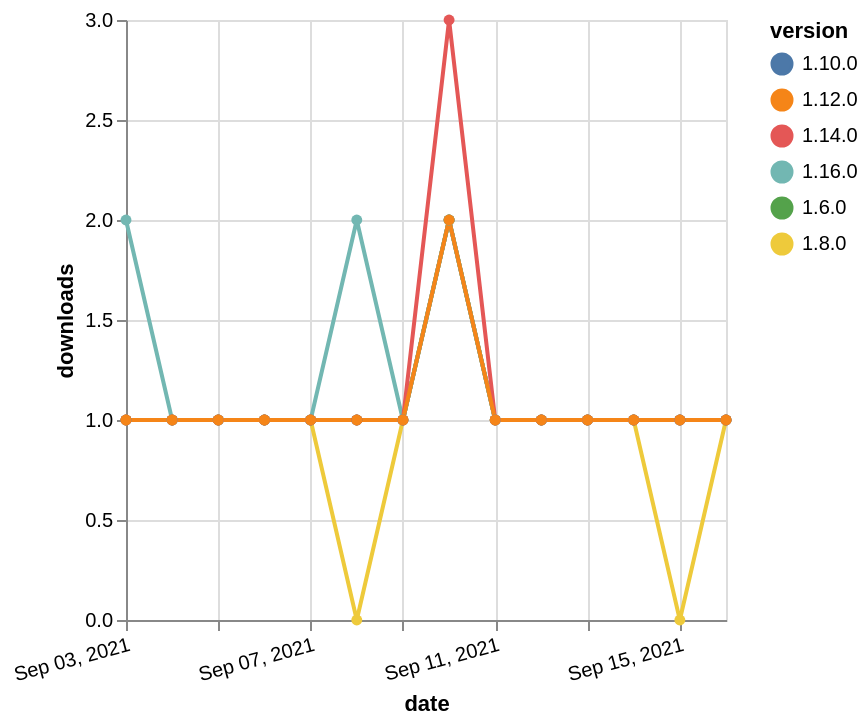

Express this chart as Vega-Lite.
### Vega-Lite specification from a JSON file in a GitHub repository (floating-point values rounded to 4 significant figures)
{"$schema": "https://vega.github.io/schema/vega-lite/v5.json", "description": "A simple bar chart with embedded data.", "data": {"values": [{"date": "2021-09-03", "total": 233, "delta": 1, "version": "1.6.0"}, {"date": "2021-09-04", "total": 234, "delta": 1, "version": "1.6.0"}, {"date": "2021-09-05", "total": 235, "delta": 1, "version": "1.6.0"}, {"date": "2021-09-06", "total": 236, "delta": 1, "version": "1.6.0"}, {"date": "2021-09-07", "total": 237, "delta": 1, "version": "1.6.0"}, {"date": "2021-09-08", "total": 238, "delta": 1, "version": "1.6.0"}, {"date": "2021-09-09", "total": 239, "delta": 1, "version": "1.6.0"}, {"date": "2021-09-10", "total": 241, "delta": 2, "version": "1.6.0"}, {"date": "2021-09-11", "total": 242, "delta": 1, "version": "1.6.0"}, {"date": "2021-09-12", "total": 243, "delta": 1, "version": "1.6.0"}, {"date": "2021-09-13", "total": 244, "delta": 1, "version": "1.6.0"}, {"date": "2021-09-14", "total": 245, "delta": 1, "version": "1.6.0"}, {"date": "2021-09-15", "total": 246, "delta": 1, "version": "1.6.0"}, {"date": "2021-09-16", "total": 247, "delta": 1, "version": "1.6.0"}, {"date": "2021-09-03", "total": 188, "delta": 1, "version": "1.8.0"}, {"date": "2021-09-04", "total": 189, "delta": 1, "version": "1.8.0"}, {"date": "2021-09-05", "total": 190, "delta": 1, "version": "1.8.0"}, {"date": "2021-09-06", "total": 191, "delta": 1, "version": "1.8.0"}, {"date": "2021-09-07", "total": 192, "delta": 1, "version": "1.8.0"}, {"date": "2021-09-08", "total": 192, "delta": 0, "version": "1.8.0"}, {"date": "2021-09-09", "total": 193, "delta": 1, "version": "1.8.0"}, {"date": "2021-09-10", "total": 195, "delta": 2, "version": "1.8.0"}, {"date": "2021-09-11", "total": 196, "delta": 1, "version": "1.8.0"}, {"date": "2021-09-12", "total": 197, "delta": 1, "version": "1.8.0"}, {"date": "2021-09-13", "total": 198, "delta": 1, "version": "1.8.0"}, {"date": "2021-09-14", "total": 199, "delta": 1, "version": "1.8.0"}, {"date": "2021-09-15", "total": 199, "delta": 0, "version": "1.8.0"}, {"date": "2021-09-16", "total": 200, "delta": 1, "version": "1.8.0"}, {"date": "2021-09-03", "total": 184, "delta": 1, "version": "1.10.0"}, {"date": "2021-09-04", "total": 185, "delta": 1, "version": "1.10.0"}, {"date": "2021-09-05", "total": 186, "delta": 1, "version": "1.10.0"}, {"date": "2021-09-06", "total": 187, "delta": 1, "version": "1.10.0"}, {"date": "2021-09-07", "total": 188, "delta": 1, "version": "1.10.0"}, {"date": "2021-09-08", "total": 189, "delta": 1, "version": "1.10.0"}, {"date": "2021-09-09", "total": 190, "delta": 1, "version": "1.10.0"}, {"date": "2021-09-10", "total": 192, "delta": 2, "version": "1.10.0"}, {"date": "2021-09-11", "total": 193, "delta": 1, "version": "1.10.0"}, {"date": "2021-09-12", "total": 194, "delta": 1, "version": "1.10.0"}, {"date": "2021-09-13", "total": 195, "delta": 1, "version": "1.10.0"}, {"date": "2021-09-14", "total": 196, "delta": 1, "version": "1.10.0"}, {"date": "2021-09-15", "total": 197, "delta": 1, "version": "1.10.0"}, {"date": "2021-09-16", "total": 198, "delta": 1, "version": "1.10.0"}, {"date": "2021-09-03", "total": 122, "delta": 2, "version": "1.16.0"}, {"date": "2021-09-04", "total": 123, "delta": 1, "version": "1.16.0"}, {"date": "2021-09-05", "total": 124, "delta": 1, "version": "1.16.0"}, {"date": "2021-09-06", "total": 125, "delta": 1, "version": "1.16.0"}, {"date": "2021-09-07", "total": 126, "delta": 1, "version": "1.16.0"}, {"date": "2021-09-08", "total": 128, "delta": 2, "version": "1.16.0"}, {"date": "2021-09-09", "total": 129, "delta": 1, "version": "1.16.0"}, {"date": "2021-09-10", "total": 131, "delta": 2, "version": "1.16.0"}, {"date": "2021-09-11", "total": 132, "delta": 1, "version": "1.16.0"}, {"date": "2021-09-12", "total": 133, "delta": 1, "version": "1.16.0"}, {"date": "2021-09-13", "total": 134, "delta": 1, "version": "1.16.0"}, {"date": "2021-09-14", "total": 135, "delta": 1, "version": "1.16.0"}, {"date": "2021-09-15", "total": 136, "delta": 1, "version": "1.16.0"}, {"date": "2021-09-16", "total": 137, "delta": 1, "version": "1.16.0"}, {"date": "2021-09-03", "total": 183, "delta": 1, "version": "1.14.0"}, {"date": "2021-09-04", "total": 184, "delta": 1, "version": "1.14.0"}, {"date": "2021-09-05", "total": 185, "delta": 1, "version": "1.14.0"}, {"date": "2021-09-06", "total": 186, "delta": 1, "version": "1.14.0"}, {"date": "2021-09-07", "total": 187, "delta": 1, "version": "1.14.0"}, {"date": "2021-09-08", "total": 188, "delta": 1, "version": "1.14.0"}, {"date": "2021-09-09", "total": 189, "delta": 1, "version": "1.14.0"}, {"date": "2021-09-10", "total": 192, "delta": 3, "version": "1.14.0"}, {"date": "2021-09-11", "total": 193, "delta": 1, "version": "1.14.0"}, {"date": "2021-09-12", "total": 194, "delta": 1, "version": "1.14.0"}, {"date": "2021-09-13", "total": 195, "delta": 1, "version": "1.14.0"}, {"date": "2021-09-14", "total": 196, "delta": 1, "version": "1.14.0"}, {"date": "2021-09-15", "total": 197, "delta": 1, "version": "1.14.0"}, {"date": "2021-09-16", "total": 198, "delta": 1, "version": "1.14.0"}, {"date": "2021-09-03", "total": 163, "delta": 1, "version": "1.12.0"}, {"date": "2021-09-04", "total": 164, "delta": 1, "version": "1.12.0"}, {"date": "2021-09-05", "total": 165, "delta": 1, "version": "1.12.0"}, {"date": "2021-09-06", "total": 166, "delta": 1, "version": "1.12.0"}, {"date": "2021-09-07", "total": 167, "delta": 1, "version": "1.12.0"}, {"date": "2021-09-08", "total": 168, "delta": 1, "version": "1.12.0"}, {"date": "2021-09-09", "total": 169, "delta": 1, "version": "1.12.0"}, {"date": "2021-09-10", "total": 171, "delta": 2, "version": "1.12.0"}, {"date": "2021-09-11", "total": 172, "delta": 1, "version": "1.12.0"}, {"date": "2021-09-12", "total": 173, "delta": 1, "version": "1.12.0"}, {"date": "2021-09-13", "total": 174, "delta": 1, "version": "1.12.0"}, {"date": "2021-09-14", "total": 175, "delta": 1, "version": "1.12.0"}, {"date": "2021-09-15", "total": 176, "delta": 1, "version": "1.12.0"}, {"date": "2021-09-16", "total": 177, "delta": 1, "version": "1.12.0"}]}, "width": "container", "mark": {"type": "line", "point": {"filled": true}}, "encoding": {"x": {"field": "date", "type": "temporal", "timeUnit": "yearmonthdate", "title": "date", "axis": {"labelAngle": -15}}, "y": {"field": "delta", "type": "quantitative", "title": "downloads"}, "color": {"field": "version", "type": "nominal"}, "tooltip": {"field": "delta"}}}
